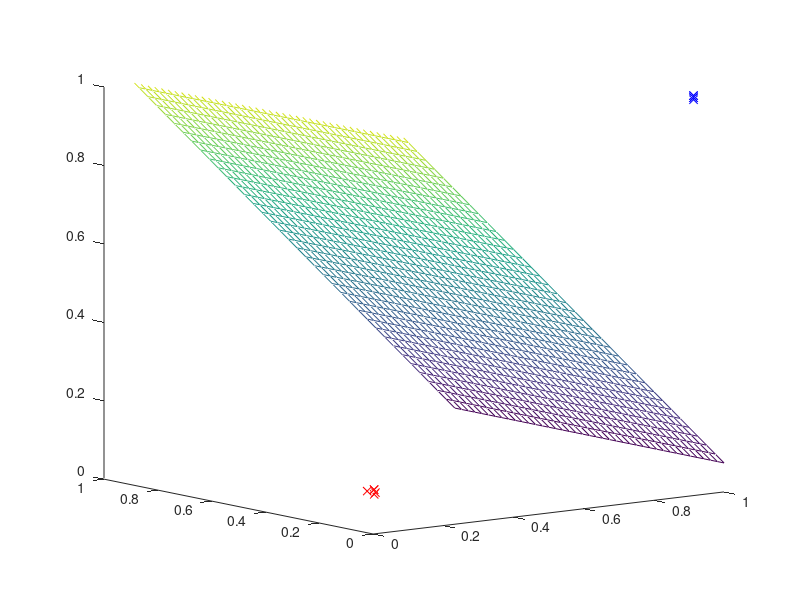

Write MATLAB code to recreate this figure.
hold off;
x0p = [1.0 1.0 1.0 1.0 1.0 ];
x0n = [0.08945914586598079 0.09325763696882676 0.08945914586598079 0.08975210942900275 0.06963688384305143 ];
x1p = [0.9948145282085646 0.9896825572255955 0.9896825572255955 0.9948145282085646 0.9846032633132326 ];
x1n = [0.08773376334250288 0.07965191810055997 0.08773376334250288 0.07561693400524686 0.08607367577431843 ];
x2p = [0.11319898056252306 0.11319898056252306 0.11319898056252306 0.11319898056252306 0.11319898056252306 ];
x2n = [0.11319898056252306 0.11319898056252306 0.11319898056252306 0.11319898056252306 0.11319898056252306 ];
w0 = 1.1148618376724495;
w1 = 1.0981226974606118;
w2 = 0.0;
if w2 < 1E-2
w2 = w1;
w1 = 0;
q = -(-1.1960770322358458)/w2;
xTp = x2p;
x2p = x1p;
x1p = xTp;
xTn = x2n;
x2n = x1n;
x1n = xTn;
else
q = -(-1.1960770322358458)/w2;
end
plot3(x0p,x1p,x2p,'xb'); hold on; plot3(x0n,x1n,x2n,'xr');
x = [0:0.025:1];
[xx,yy] = meshgrid(x,x);
zz = -1.0 * w0/w2 * xx + -1.0 * w1/w2 * yy + q;
mesh(xx,yy,zz);
axis([0 1 0 1 0 1]);
view(-37.5, 10);
